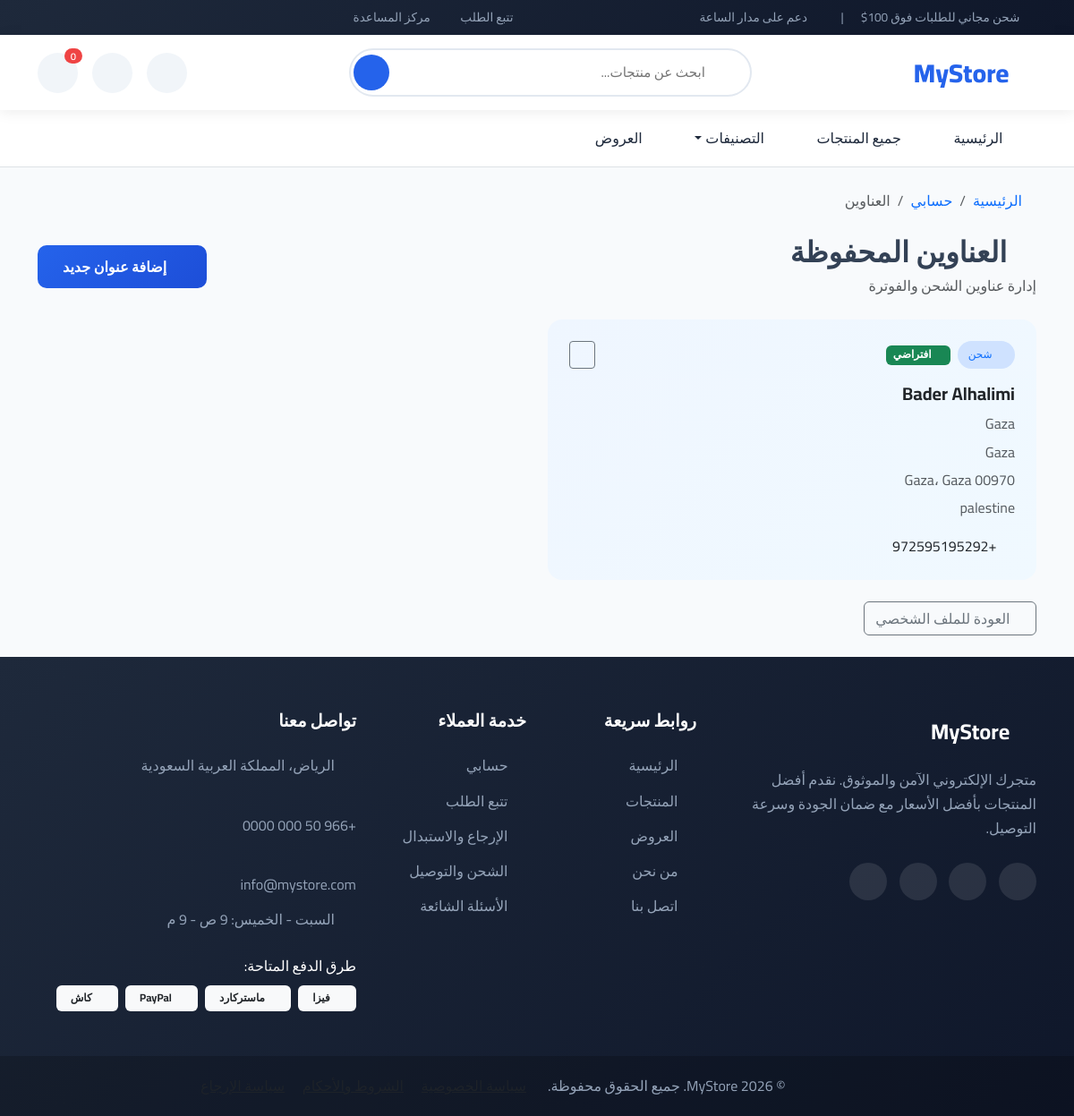
The app's page /accounts/addresses/ (signed in) with its own data.
### accounts/models.py (models this page shows, shortened)
class Address(models.Model):
    ADDRESS_TYPES = (
        ('billing', 'عنوان الفواتير'),
        ('shipping', 'عنوان الشحن'),
    )
    id = models.UUIDField(primary_key=True, default=uuid.uuid4, editable=False)
    user = models.ForeignKey(
        CustomUser,
        on_delete=models.CASCADE,
        related_name='addresses'
    )
    address_type = models.CharField(max_length=10, choices=ADDRESS_TYPES)
    full_name = models.CharField(max_length=100)
    address_line1 = models.CharField(max_length=255)
    address_line2 = models.CharField(max_length=255, blank=True)
    city = models.CharField(max_length=100)
    state = models.CharField(max_length=100)
    postal_code = models.CharField(max_length=20)
    country = models.CharField(max_length=100)
    phone = models.CharField(max_length=17, blank=True)
    is_default = models.BooleanField(default=False)
    created_at = models.DateTimeField(auto_now_add=True)
    updated_at = models.DateTimeField(auto_now=True)
    class Meta:
        verbose_name_plural = 'Addresses'
        ordering = ['-is_default', '-created_at']

### accounts/views.py (the view)
# urls.py: path('addresses/', views.addresses_view, name='addresses'),
@login_required
@csrf_protect
@require_http_methods(["GET"])
def addresses_view(request):
    addresses = request.user.addresses.all().order_by('-is_default', '-created_at')
    return render(request, 'accounts/addresses.html', {'addresses': addresses})

### templates/accounts/addresses.html (shortened to what this page needs)
{% extends 'base.html' %}
{% block content %}
<div class="container">
    <nav aria-label="breadcrumb" class="mb-4">
        <ol class="breadcrumb">
            <li class="breadcrumb-item"><a href="{% url 'products:home' %}" class="text-decoration-none"><i class="bi bi-house"></i> الرئيسية</a></li>
            <li class="breadcrumb-item"><a href="{% url 'accounts:profile' %}" class="text-decoration-none">حسابي</a></li>
            <li class="breadcrumb-item active">العناوين</li>
        </ol>
    </nav>
    <div class="d-flex flex-wrap justify-content-between align-items-center mb-4">
        <div>
            <h2 class="fw-bold mb-1">
                <i class="bi bi-geo-alt text-primary me-2"></i>العناوين المحفوظة
            </h2>
            <p class="text-muted mb-0">إدارة عناوين الشحن والفوترة</p>
        </div>
        <a href="{% url 'accounts:add_address' %}" class="btn btn-primary">
            <i class="bi bi-plus-lg me-1"></i>إضافة عنوان جديد
        </a>
    </div>
    {% if addresses %}
    <div class="row g-4">
        {% for address in addresses %}
        <div class="col-md-6">
            <div class="card address-card h-100 {% if address.is_default %}default{% endif %}">
                <div class="card-body p-4">
                    <div class="d-flex justify-content-between align-items-start mb-3">
                        <div class="d-flex gap-2 align-items-center">
                            {% if address.address_type == 'shipping' %}
                            <span class="address-type-badge bg-primary-subtle text-primary">
                                <i class="bi bi-truck me-1"></i>شحن
                            </span>
                            {% else %}
                            <span class="address-type-badge bg-secondary-subtle text-secondary">
                                <i class="bi bi-receipt me-1"></i>فوترة
                            </span>
                            {% endif %}
                            {% if address.is_default %}
                            <span class="badge bg-success">
                                <i class="bi bi-check-circle me-1"></i>افتراضي
                            </span>
                            {% endif %}
                        </div>
                        <div class="dropdown">
                            <button class="btn btn-sm btn-outline-secondary" type="button" data-bs-toggle="dropdown">
                                <i class="bi bi-three-dots-vertical"></i>
                            </button>
                        </div>
                    </div>
                    <h5 class="fw-bold mb-2">{{ address.full_name }}</h5>
                    <p class="text-muted mb-1">{{ address.address_line1 }}</p>
                    {% if address.address_line2 %}
                    <p class="text-muted mb-1">{{ address.address_line2 }}</p>
                    {% endif %}
                    <p class="text-muted mb-1">{{ address.city }}، {{ address.state }} {{ address.postal_code }}</p>
                    <p class="text-muted mb-0">{{ address.country }}</p>
                    {% if address.phone %}
                    <p class="mt-3 mb-0">
                        <i class="bi bi-telephone text-primary me-2"></i>{{ address.phone }}
                    </p>
                    {% endif %}
                </div>
            </div>
        </div>
        {% endfor %}
    </div>
    {% endif %}
    <div class="mt-4">
        <a href="{% url 'accounts:profile' %}" class="btn btn-outline-secondary">
            <i class="bi bi-arrow-right me-1"></i>العودة للملف الشخصي
        </a>
    </div>
</div>
{% endblock %}

### records on screen
Address: address_type "shipping" (drawn), is_default True (drawn), full_name "Bader Alhalimi", address_line1 "Gaza", address_line2 "Gaza", city "Gaza", state "Gaza", postal_code "00970", country "palestine", phone "+972595195292"
